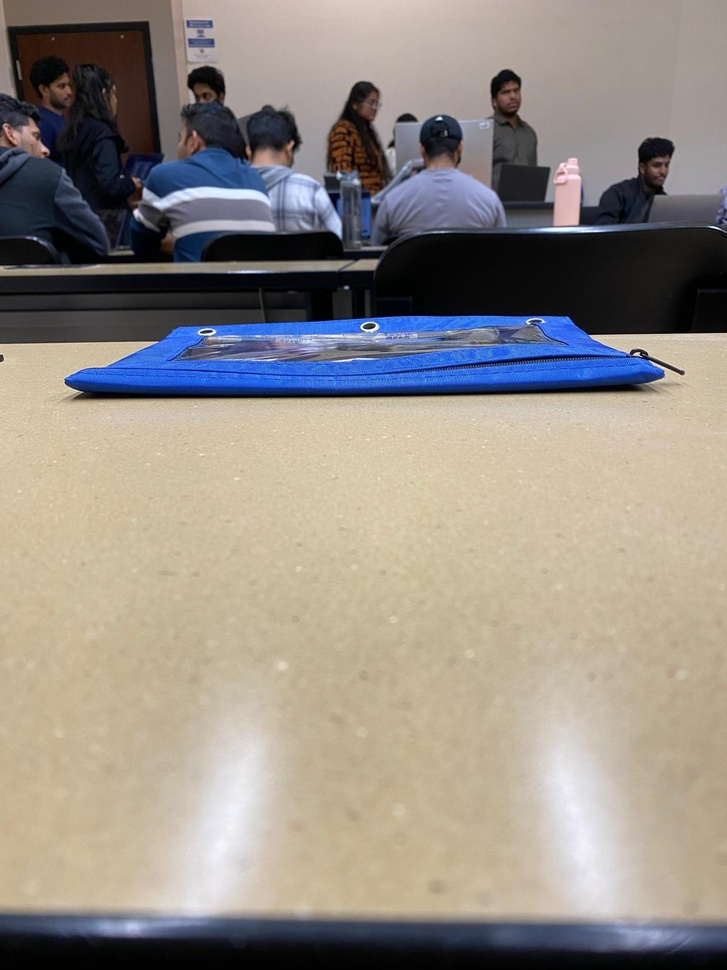
#> input picture hwsources/reference.jpg, 727 x 970 px, shrunk from 1200 x 1600 before the run
$ python module3_part1.py   (older library calls are emulated)
#> lines starting #> are read from the running program, lines starting #| are printed output that depends on the picture
"""
CSC 8830 Computer Vision
Dr. Ashwin Ashok
Avyuktkrishna Ramasamy
Module 3 Assignment Part 1 - Tasks 1-3 (Gradients, Edge/Corner Detection, Boundary Detection

The purpose of this script is to create gradient of the images
(Laplacian of Gaussian), detect edges and corners in the images,
and determine the exact boundaries of objects

Usage:
    1. Run the script - python module3_part1.py
    2. Select the task number once prompted
    3. Provide the folder path with the 10 images
    4. Once the images are rendered in a separate pop up window, press :-
        a. Spacebar to move to the next image
        b. s to Save
        c. q to Quit

Main dependency is numpy
"""

import cv2
import numpy as np
import glob
import os
import math

LABEL_FONT = cv2.FONT_HERSHEY_SIMPLEX


def _scaled_label_metrics(image_shape, base_scale=1.0, min_scale=0.45, max_scale=3.5, boost=1.0):
    """Return (scale, thickness, margin, line_stride) tuned to the image size."""
    height, width = image_shape[:2]
    max_dim = float(max(height, width)) or 1.0
    normalized = max_dim / 1100.0  # 1100px acts as our baseline resolution
    scale = base_scale * normalized * boost
    scale = max(min_scale, min(max_scale, scale))
    thickness = max(1, int(round(scale * 2.2)))
    margin = max(24, int(round(scale * 18)))
    line_stride = max(32, int(round(scale * 24)))
    return scale, thickness, margin, line_stride


def _draw_label(canvas, text, origin, color, scale, thickness):
    """Render stroked text so labels stay bold on any background."""
    outline_thickness = thickness + 2
    cv2.putText(canvas, text, origin, LABEL_FONT, scale, (0, 0, 0), outline_thickness, lineType=cv2.LINE_AA)
    cv2.putText(canvas, text, origin, LABEL_FONT, scale, color, thickness, lineType=cv2.LINE_AA)

# Task 1 functionality
def process_gradients_log(image):
    grayscale = cv2.cvtColor(image, cv2.COLOR_BGR2GRAY) # Grayscale conversion
    # Using Sobel (kernel size 3) from OpenCV
    gradient_x = cv2.Sobel(grayscale, cv2.CV_64F, 1, 0, ksize=3) # Gradient calculation (x direction)
    gradient_y = cv2.Sobel(grayscale, cv2.CV_64F, 0, 1, ksize=3) # Gradient calculation (y direction)
    magnitude = cv2.magnitude(gradient_x, gradient_y) # Edge strength
    angle = cv2.phase(gradient_x, gradient_y, angleInDegrees=True) # Edge direction

    # Normalization for visualization
    magnitude_visualization = cv2.normalize(magnitude, None, 0, 255, cv2.NORM_MINMAX, dtype=cv2.CV_8U)
    angle_visualization = cv2.normalize(angle, None, 0, 255, cv2.NORM_MINMAX, dtype=cv2.CV_8U)

    # Laplacian of Gaussian filtered versions
    blurred = cv2.GaussianBlur(grayscale, (3, 3), 0)
    laplacian_of_gaussian = cv2.Laplacian(blurred, cv2.CV_64F)
    # Normalization of Laplacian of Gaussian
    laplacian_of_gaussian_visualization = cv2.normalize(np.abs(laplacian_of_gaussian), None, 0, 255, cv2.NORM_MINMAX, dtype=cv2.CV_8U)

    # Creating canvas to display all the results together
    height, width = grayscale.shape
    canvas = np.zeros((height*2, width*2, 3), dtype=np.uint8)

    # BGR conversion from grayscale
    magnitude_bgr = cv2.cvtColor(magnitude_visualization, cv2.COLOR_GRAY2BGR)
    angle_bgr = cv2.cvtColor(angle_visualization, cv2.COLOR_GRAY2BGR)
    laplacian_of_gaussian_bgr = cv2.cvtColor(laplacian_of_gaussian_visualization, cv2.COLOR_GRAY2BGR)

    # Arranging images into a 2 x 2 grid layout
    canvas[0:height, 0:width] = image
    canvas[0:height, width:2*width] = magnitude_bgr
    canvas[height:2*height, 0:width] = angle_bgr
    canvas[height:2*height, width:2*width] = laplacian_of_gaussian_bgr
    label_scale, label_thickness, margin, _ = _scaled_label_metrics(image.shape, base_scale=1.15, min_scale=0.7, max_scale=4.2, boost=1.35)
    x_margin = max(12, int(round(label_scale * 12)))
    top_y = margin
    bottom_y = height + margin
    # Text labels sized relative to the source resolution
    _draw_label(canvas, "Original Image", (x_margin, top_y), (0, 0, 255), label_scale, label_thickness)
    _draw_label(canvas, "Gradient Magnitude", (width + x_margin, top_y), (0, 0, 255), label_scale, label_thickness)
    _draw_label(canvas, "Gradient Angle", (x_margin, bottom_y), (0, 0, 255), label_scale, label_thickness)
    _draw_label(canvas, "Laplacian of Gaussian", (width + x_margin, bottom_y), (0, 0, 255), label_scale, label_thickness)
    return canvas

# Task 2 functionality
# [154 lines left out: functions detect_features, find_exact_boundary, not called in this run]

# Main function
def main():
    images = []
    print("Module 3 (tasks 1- 3)")
    print("Please select one of the following options")
    print("1. Gradients & Laplacian of Gaussian")
    print("2. Keypoints detection (edges & corners)")
    print("3. Exact boundary detection")

    # Make sure the user selection is valid
    while True:
        try:
            task_input = input("Enter Task (numbers 1, 2, or 3 are valid selections) :- ").strip()
            if not task_input: continue # Empty input case
            task_number = int(task_input)
            if 1 <= task_number <= 3: break# Valid task number was entered by user
            else: print("Please enter numbers 1, 2, or 3")
        except ValueError: print("Please enter numbers 1, 2, or 3")
#> this loop made 1 pass; the answer given on pass 1: 1

    while True:
        src = input("Please enter the image / folder path :- ").strip()
#> the answer given: .
        if os.path.exists(src):
            if os.path.isfile(src): # Single image case
                images = [src]
            else: # Folder / multiple images case (main one)
                files = sorted(glob.glob(os.path.join(src, "*.*")))
                images = [x for x in files if x.lower().endswith(('.jpg', '.png', '.jpeg', '.bmp', '.tif'))]
                if not images: # If folder did not contain any valid image files
                    print("Folder does not contain any valid image files")
                    continue
            break
        else:
            print("Path to image / folder was invalid. Please make sure to enter a correct path")

    print(f"\nRunning the task number {task_number}")
    print("Press spacebar to move to next picture, s to save, and q to quit program")

    for image_path in images:
        frame = cv2.imread(image_path)
#> frame is the input picture: shape (970, 727, 3); mean B, G, R 133.4, 141, 148.1
        if frame is None: continue # Skip any corrupt frames
        # Routing the image to the proper function based on the user input
        if task_number == 1: result = process_gradients_log(frame)
#> in process_gradients_log, `grayscale = cv2.cvtColor(image, cv2.COLOR_BGR2GRAY)`:
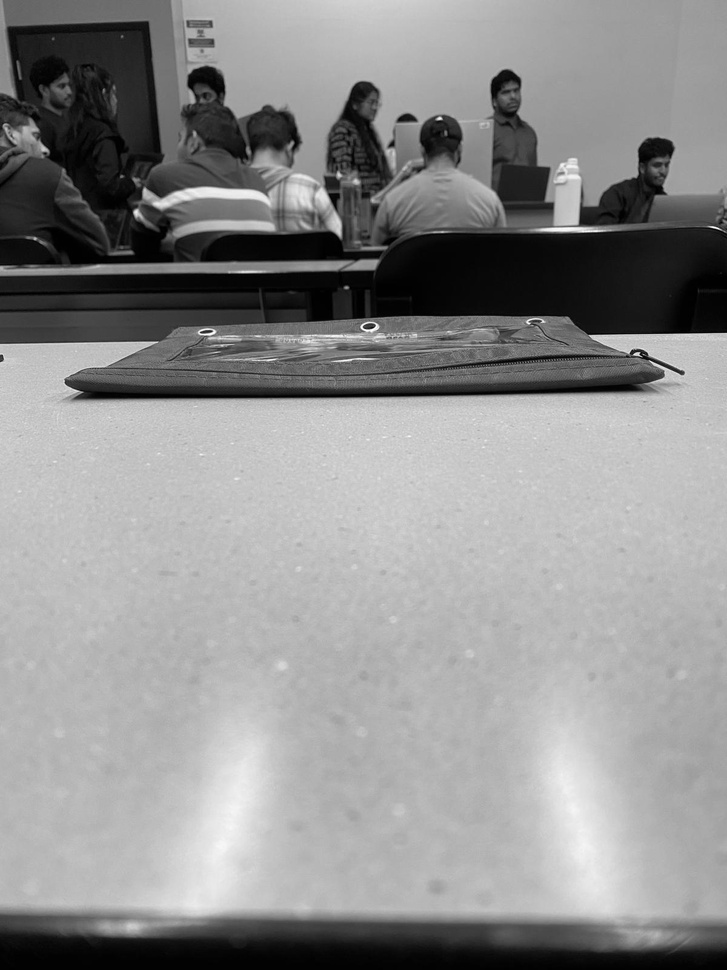
#> grayscale: shape (970, 727); min 0, max 255, mean 142.3
#> in process_gradients_log, `gradient_y = cv2.Sobel(grayscale, cv2.CV_64F, 0, 1, ksize=3)`:
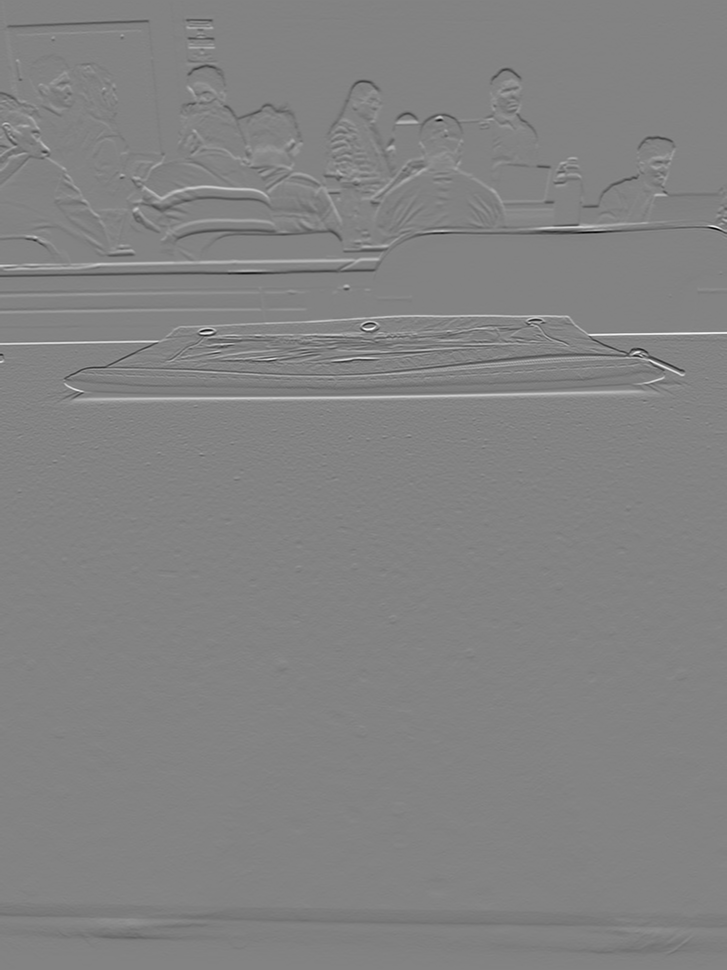
#> gradient_y: shape (970, 727) float64; min -985, max 930, mean -1.3; drawn with min black and max white
#> in process_gradients_log, `angle = cv2.phase(gradient_x, gradient_y, angleInDegrees=True)`:
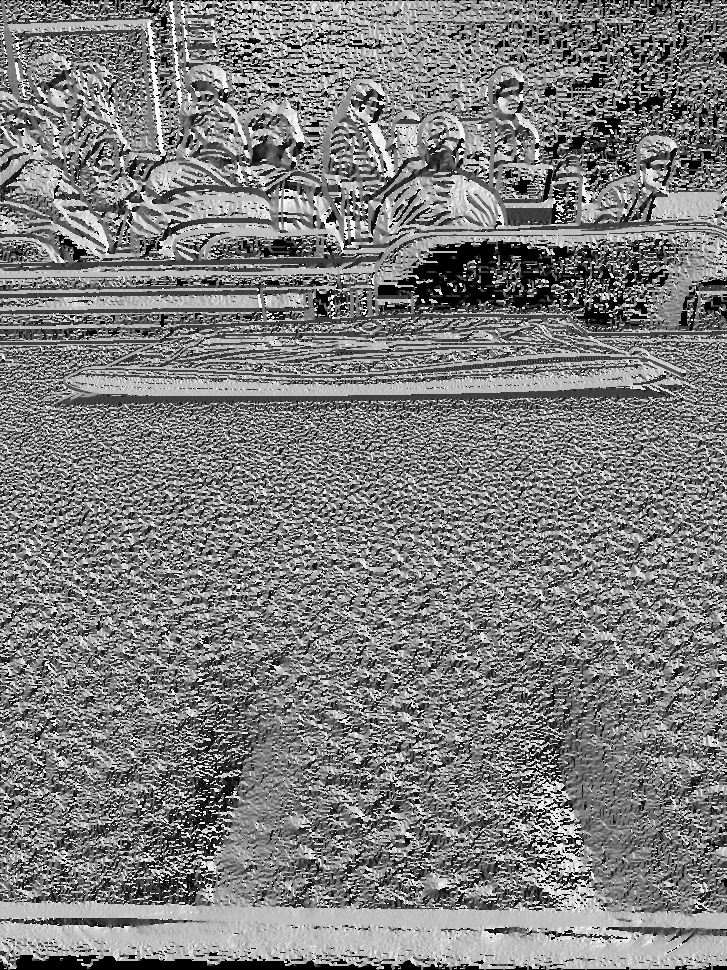
#> angle: shape (970, 727) float64; min 0, max 359.9, mean 177.7; drawn with min black and max white
#> in process_gradients_log, `laplacian_of_gaussian_visualization = cv2.normalize(np.abs(laplacian_o..`:
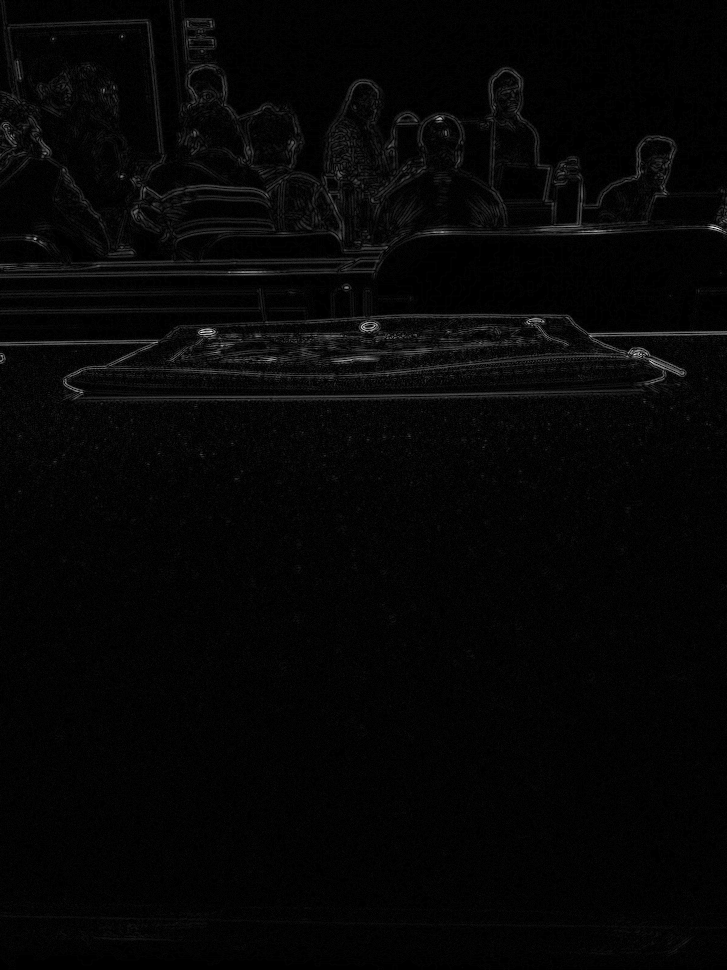
#> laplacian_of_gaussian_visualization: shape (970, 727); min 0, max 255, mean 5.7
#> in process_gradients_log, `canvas[0:height, width:2*width] = magnitude_bgr`:
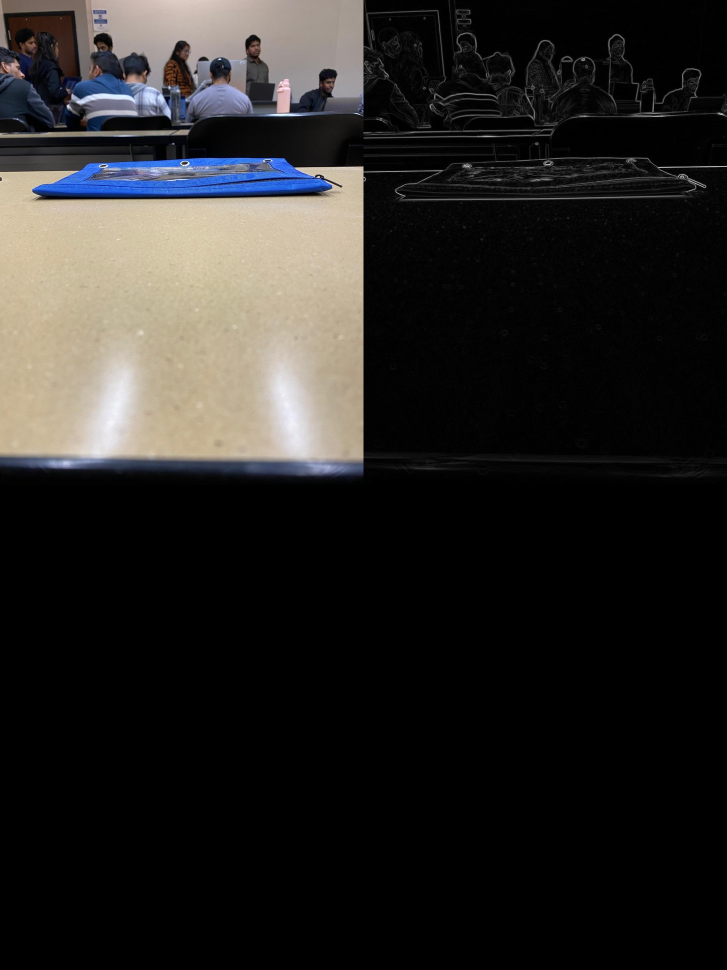
#> canvas: shape (1940, 1454, 3) (shown at 1/2 size); mean B, G, R 35.2, 37.1, 38.9
#> in _draw_label (call 2), `cv2.putText(canvas, text, origin, LABEL_FONT, scale, (0, 0, 0), outlin..`: canvas: shape (1940, 1454, 3); mean B, G, R 67.8, 69.7, 71.8
#> call 4 of _draw_label, with text = 'Laplacian of Gaussian', origin = (743, 995), color = (0, 0, 255), scale = 1.37, thickness = 3
#> in _draw_label (call 4), `cv2.putText(canvas, text, origin, LABEL_FONT, scale, (0, 0, 0), outlin..`: canvas: shape (1940, 1454, 3); mean B, G, R 67.6, 69.5, 72.4
#> in _draw_label (call 4), `cv2.putText(canvas, text, origin, LABEL_FONT, scale, color, thickness,..`:
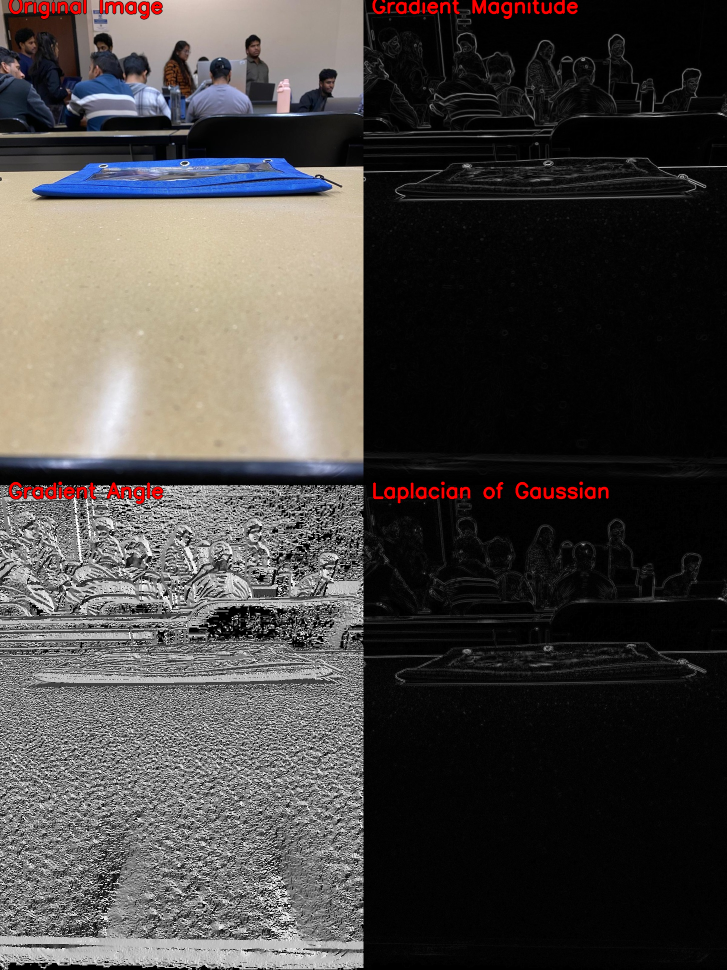
#> canvas: shape (1940, 1454, 3) (shown at 1/2 size); mean B, G, R 67.6, 69.5, 72.9
        elif task_number == 2: result = detect_features(frame)
        elif task_number == 3: result = find_exact_boundary(frame)
        cv2.imshow(f"Task number {task_number}", result) # Display window

        stop = False
        while True:
            # Wait for the key selection
            k = cv2.waitKey(0) & 0xFF
#> (key q is pressed here)
            if k == 32: break  # If spacebar, move to next image
            if k == ord('q'): stop = True; break  # q means quit the program
            if k == ord('s'): # s means save the result
                out_name = f"out_task{task_number}_{os.path.basename(image_path)}"
                cv2.imwrite(out_name, result)
                print(f"File has been saved to {out_name}")

        if stop: break

    # Clean up all OpenCV windows
    cv2.destroyAllWindows()

if __name__ == "__main__":
    main()
